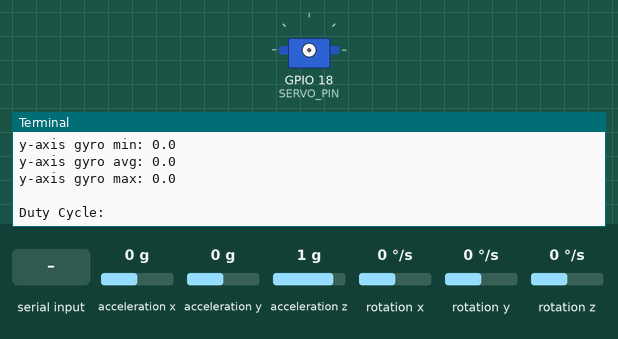
Simulated run of this program. Board: Raspberry Pi (BCM pin numbers). Shown: servo, the last lines printed to the terminal. The inputs (shaded band) are chosen by the test bench; at power-on: acceleration x 0 g, acceleration y 0 g, acceleration z 1 g, rotation x 0 °/s, rotation y 0 °/s, rotation z 0 °/s. Servo angles are drawn from the pulse width (0.5 ms = 0°, 2.5 ms = 180°).

Above: at 2.3 s.
2.4 s: "1" typed at the terminal, then Enter
At 3.3 s:
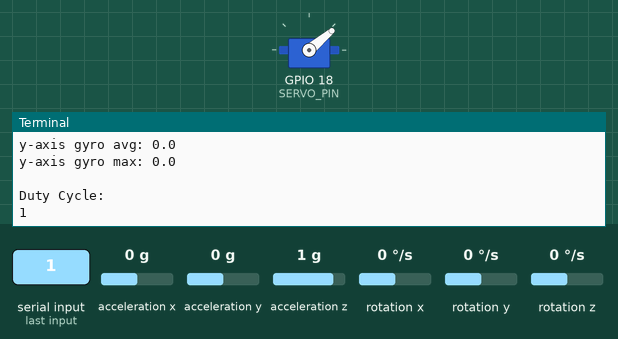
3.9 s: "5" typed at the terminal, then Enter
At 4.8 s:
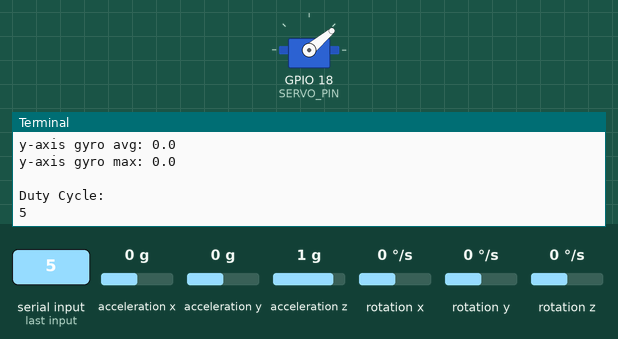

Measured:
- after the input at 2.4 s, the terminal: prints a new line at once (image 1)
- after the input at 3.9 s, the terminal: prints a new line at once (image 2)

The program:

hardware_pwm.py
```python
from mpu6050 import mpu6050
# import RPi.GPIO as GPIO
import pigpio

import math
from time import sleep, time
# import numpy as np

SERVO_DUTY_MIN = 3
SERVO_DUTY_MAX = 11

SERVO_PIN = 18
SERVO_FREQ = 50

sensor = mpu6050(0x68)

# GPIO.setwarnings(False)
# GPIO.setmode(GPIO.BCM)
# GPIO.setup(SERVO_PIN, GPIO.OUT)

# servo = GPIO.PWM(SERVO_PIN, SERVO_FREQ)

servo = pigpio.pi()
servo.set_PWM_frequency(SERVO_PIN, SERVO_FREQ)

servo_input = 0
raw_accel = []
raw_gyro = []

while(servo_input != -1):
    sleep(1)

    for i in range(20):
        raw_accel.append(sensor.get_accel_data()['y'])
    min_accel = min(raw_accel)
    avg_accel = sum(raw_accel) / len(raw_accel)
    max_accel = max(raw_accel)
    raw_accel = []

    for i in range(20):
        raw_gyro.append(sensor.get_gyro_data()['y'])
    min_gyro = min(raw_gyro)
    avg_gyro = sum(raw_gyro) / len(raw_gyro)
    max_gyro = max(raw_gyro)
    raw_gyro = []

    print("y-axis accel min: " + str(min_accel))
    print("y-axis accel avg: " + str(avg_accel))
    print("y-axis accel max: " + str(max_accel))
    print('')
    print("y-axis gyro min: " + str(min_gyro))
    print("y-axis gyro avg: " + str(avg_gyro))
    print("y-axis gyro max: " + str(max_gyro))
    print('')


    servo_input = float(input('Duty Cycle: '))
    if (servo_input!= -1):
        servo.set_PWM_dutycycle(SERVO_PIN, servo_input * (255/20))

servo.stop()


# servo.start(0)
# for i in range(0, 15, 1):
#     print(i)
#     sleep(1)
#     servo.ChangeDutyCycle(i)
# servo.stop()


# x_sens_array = np.zeros((1000,))
# for i in range(0, 999):
#     x_sens = sensor.get_accel_data()['x']
#     x_sens_array[i] = x_sens
#     if not i % 100:
#         print(x_sens)
# np.save('x_sens_arra', x_sens_array)
```
